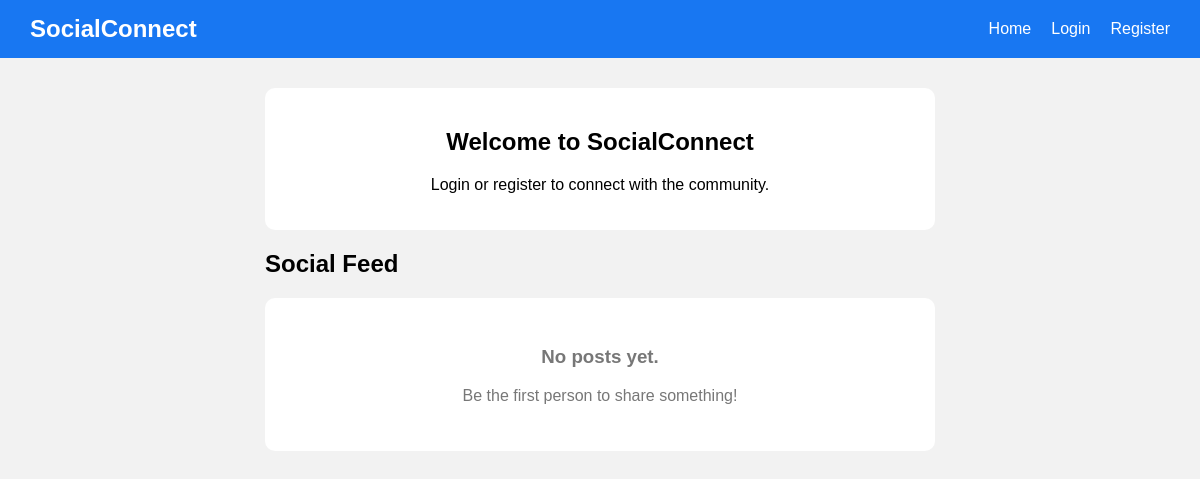
The app's page /social/, older data.
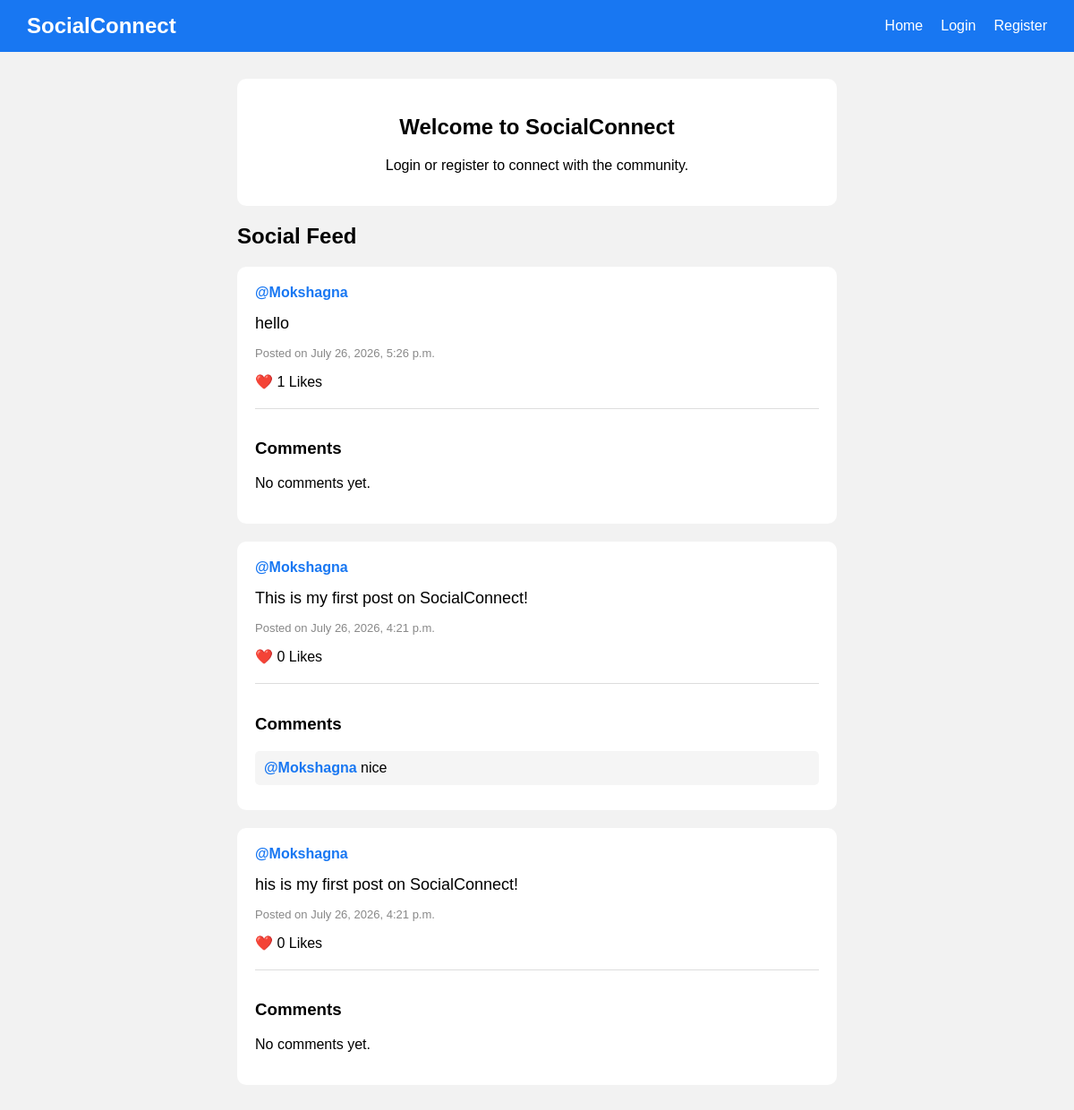
The same page, newer data.
### social/models.py (models this page shows, shortened)
class Post(models.Model):
    user = models.ForeignKey(User, on_delete=models.CASCADE)
    content = models.TextField()
    image = models.ImageField(upload_to='posts/', blank=True, null=True)
    created_at = models.DateTimeField(auto_now_add=True)

class Comment(models.Model):
    post = models.ForeignKey(Post, on_delete=models.CASCADE, related_name='comments')
    user = models.ForeignKey(User, on_delete=models.CASCADE)
    content = models.TextField()
    created_at = models.DateTimeField(auto_now_add=True)

### social/views.py (the view)
# urls.py: 2. Add a URL to urlpatterns:  path('', views.home, name='home')
def home(request):
    posts = Post.objects.all().order_by("-created_at")
    return render(request, "social/social_home.html", {
        "posts": posts
    })

### templates/social/social_home.html (shortened to what this page needs)
<!DOCTYPE html>
<html lang="en">
<head>
</head>
<body>
<nav>
    <h2>SocialConnect</h2>
    <a href="/social/">
        Home
    </a>
    {% if user.is_authenticated %}
        <a href="/social/profile/{{ user.username }}/">
            My Profile
        </a>
        <a href="/social/create-post/">
            Create Post
        </a>
        <a href="/social/logout/">
            Logout
        </a>
    {% else %}
        <a href="/social/login/">
            Login
        </a>
        <a href="/social/register/">
            Register
        </a>
    {% endif %}
</nav>
<div class="container">
    {% if user.is_authenticated %}
        <div class="welcome">
            <h2>
                Welcome, {{ user.username }}! 👋
            </h2>
            <p>
                Share your thoughts and connect with others.
            </p>
        </div>
        <div class="create-post">
            <h3>
                What's on your mind?
            </h3>
            <a href="/social/create-post/">
                Create a New Post
            </a>
        </div>
    {% else %}
        <div class="welcome">
            <h2>
                Welcome to SocialConnect
            </h2>
            <p>
                Login or register to connect with the community.
            </p>
        </div>
    {% endif %}
    <h2>
        Social Feed
    </h2>
    {% for post in posts %}
        <div class="post">
            <div class="post-header">
                <a href="/social/profile/{{ post.user.username }}/">
                    @{{ post.user.username }}
                </a>
            </div>
            <div class="post-content">
                {{ post.content }}
            </div>
            <div class="post-date">
                Posted on {{ post.created_at }}
            </div>
            <div class="like-section">
                <span>
                    ❤️ {{ post.likes.count }} Likes
                </span>
            </div>
            <div class="comments">
                <h3>
                    Comments
                </h3>
                {% for comment in post.comments.all %}
                    <div class="comment">
                        <strong>
                            @{{ comment.user.username }}
                        </strong>
                        {{ comment.content }}
                    </div>
                {% empty %}
                    <p>
                        No comments yet.
                    </p>
                {% endfor %}
            </div>
        </div>
    {% empty %}
        <div class="no-posts">
            <h3>
                No posts yet.
            </h3>
            <p>
                Be the first person to share something!
            </p>
        </div>
    {% endfor %}
</div>
</body>
</html>

### templates/social/social_home.html (style rules this page uses)
* { box-sizing: border-box; }
body { font-family: Arial, sans-serif; background-color: #f2f2f2; margin: 0; }
nav { background-color: #1877f2; color: white; padding: 15px 30px; display: flex; align-items: center; flex-wrap: wrap; gap: 20px; }
nav h2 { margin: 0; margin-right: auto; }
nav a { color: white; text-decoration: none; }
.container { max-width: 700px; margin: 30px auto; padding: 0 15px; }
.welcome { background-color: white; padding: 20px; border-radius: 10px; margin-bottom: 20px; text-align: center; }
.post { background-color: white; padding: 20px; border-radius: 10px; margin-bottom: 20px; }
.post-header { margin-bottom: 15px; }
.post-header a { color: #1877f2; text-decoration: none; font-weight: bold; }
.post-content { font-size: 18px; margin: 15px 0; word-wrap: break-word; }
.post-date { color: #888; font-size: 13px; }
.like-section { margin-top: 15px; }
.comments { margin-top: 20px; border-top: 1px solid #ddd; padding-top: 15px; }
.comment { background-color: #f5f5f5; padding: 10px; margin: 8px 0; border-radius: 5px; }
.comment strong { color: #1877f2; }

Row changes from the older to the newer data that the page shows:
added Post: user.username "Mokshagna", content "hello", created_at "July 26, 2026, 5:26 p.m.", likes.count "1"
added Post: user.username "Mokshagna", content "This is my first post on SocialConnect!", created_at "July 26, 2026, 4:21 p.m.", likes.count "0"
added Comment: user.username "Mokshagna", content "nice"
added Post: user.username "Mokshagna", content "his is my first post on SocialConnect!", created_at "July 26, 2026, 4:21 p.m.", likes.count "0"
Text that changed along with them:
text no longer shown: "No posts yet. Be the first person to share something!"
